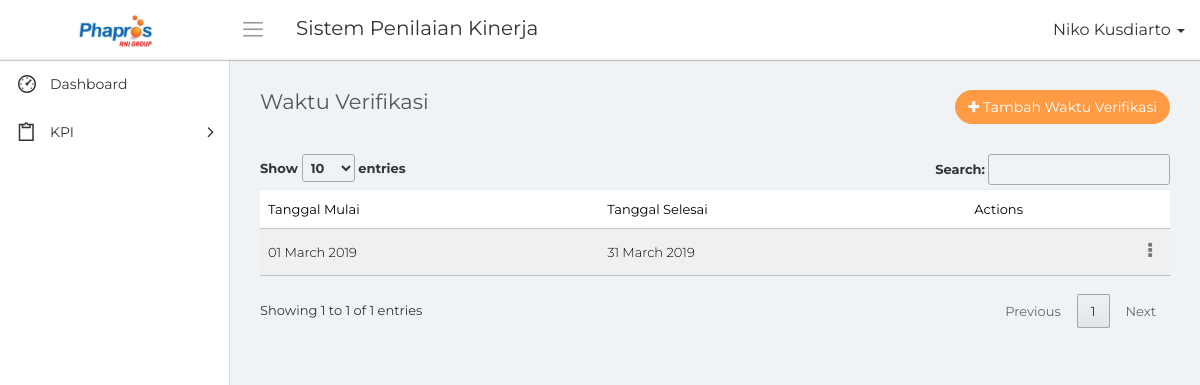
/waktu_verifikasi.php (signed in), run on the app's committed database.
### tables this page shows
CREATE TABLE `waktu_verifikasi` (
  `id_waktu_verifikasi` bigint(20) NOT NULL,
  `tanggal_awal_verifikasi` date NOT NULL,
  `tanggal_akhir_verifikasi` date NOT NULL,
  `tanggal_input` date NOT NULL
);

### conn/database.php (called while the page is built, shortened)
<?php
	class database{
		function __construct(){
			$this->connection = new mysqli('localhost', 'root', '','phapros_final');
		}
		function tampil_waktu_verifikasi(){
			$query = $this->connection->query("SELECT * FROM waktu_verifikasi");
			while($tampil = $query->fetch_array())
				$hasil[] = $tampil;
			return $hasil;
		}
		function tampil_akses(){
			$query = $this->connection->query("SELECT * FROM akses_menu");
			while($tampil = $query->fetch_array())
				$hasil[] = $tampil;
			return $hasil;
		}
	}
?>

### waktu_verifikasi.php (the view, shortened to what this page needs)
<?php
    include "conn/database.php";
    $db = new database();
    $nama = $_SESSION['nama'];
    $jabatan = $_SESSION['id_jabatan'];
?>
<!DOCTYPE html>
<html>
    <head>
        <link rel="stylesheet" type="text/css" href="assets/css/bootstrap.min.css">
        <link rel="stylesheet" type="text/css" href="assets/css/font-awesome.min.css">
        <link rel="stylesheet" type="text/css" href="assets/css/line-awesome.min.css">
        <link rel="stylesheet" type="text/css" href="https://cdn.datatables.net/1.10.19/css/jquery.dataTables.css">
		<link rel="stylesheet" type="text/css" href="assets/css/select2.min.css">
		<link rel="stylesheet" type="text/css" href="assets/css/bootstrap-datetimepicker.min.css">
        <link rel="stylesheet" type="text/css" href="assets/css/style.css">
    </head>
    <body>
        <div class="main-wrapper">
            <div class="header">
				<div class="header-left">
                    <a href="index.php" class="logo">
						<img src="assets/img/logo-phapros.jpg" width="75" height="" alt="">
					</a>
                </div>
				<a id="toggle_btn" href="javascript:void(0);"><i class="la la-bars"></i></a>
                <div class="page-title-box pull-left">
					<h3>Sistem Penilaian Kinerja</h3>
                </div>
				<ul class="nav navbar-nav navbar-right user-menu pull-right">
					<li class="dropdown">
						<a href="" class="dropdown-toggle user-link" data-toggle="dropdown" title="Admin">
							<span>
                                <?php echo $nama; ?>
                            </span>
							<i class="caret"></i>
						</a>
					</li>
				</ul>
            </div>
            <div class="sidebar" id="sidebar">
                <div class="sidebar-inner slimscroll">
					<div id="sidebar-menu" class="sidebar-menu">
						<ul>
							<li>
								<a href="index.php"><i class="la la-dashboard"></i> <span>Dashboard</span></a>
							</li>
                            <?php
                                foreach($db->tampil_akses() as $tampil)
                                {
                                    if($tampil['id_jabatan'] == $jabatan)
                                    {
                                        $m1 = $tampil['menu1'];
                                        $m2 = $tampil['menu2'];
                                        $m3 = $tampil['menu3'];
                                        $m4 = $tampil['menu4'];
                                        $m5 = $tampil['menu5'];
                                        $m6 = $tampil['menu6'];
                                        $m7 = $tampil['menu7'];
                                    }
                                }
                            ?>
                            <li class="submenu">
								<a href="#"><i class="la la-clipboard"></i> <span> KPI</span> <span class="menu-arrow"></span></a>
							</li>
						</ul>
					</div>
                </div>
            </div>
            <div class="page-wrapper">
                <div class="content container-fluid">
					<div class="row">
						<div class="col-xs-8">
							<h4 class="page-title">Waktu Verifikasi</h4>
						</div>
						<div class="col-xs-4 text-right m-b-30">
							<a href="#" class="btn btn-primary rounded pull-right" data-toggle="modal" data-target="#add_ticket"><i class="fa fa-plus"></i> Tambah Waktu Verifikasi</a>
						</div>
					</div>
					<div class="row">
						<div class="col-md-12">
							<div class="table-responsive">
								<table class="table table-striped custom-table m-b-0 display" id="tabel">
									<thead>
										<tr>
											<th>Tanggal Mulai</th>
                                            <th>Tanggal Selesai</th>
											<th class="text-right">Actions</th>
										</tr>
									</thead>
									<tbody>
                                    <?php
                                        foreach($db->tampil_waktu_verifikasi() as $data)
                                        {
                                    ?>
                                            <tr>
                                                <td><?php echo date('d F Y', strtotime($data['tanggal_awal_verifikasi'])); ?></td>
                                                <td><?php echo date('d F Y', strtotime($data['tanggal_akhir_verifikasi'])); ?></td>
                                                <td class="text-right">
                                                    <div class="dropdown">
                                                        <a href="#" class="action-icon dropdown-toggle" data-toggle="dropdown" aria-expanded="false"><i class="fa fa-ellipsis-v"></i></a>
                                                    </div>
                                                </td>
                                            </tr>
                                    <?php
                                        }
                                    ?>
									</tbody>
								</table>
							</div>
						</div>
					</div>
                </div>
            </div>
        </div>
    </body>
</html>

### data on the page
waktu_verifikasi: tanggal_awal_verifikasi "01 March 2019", tanggal_akhir_verifikasi "31 March 2019"

### other printed values
$nama "Niko Kusdiarto"
